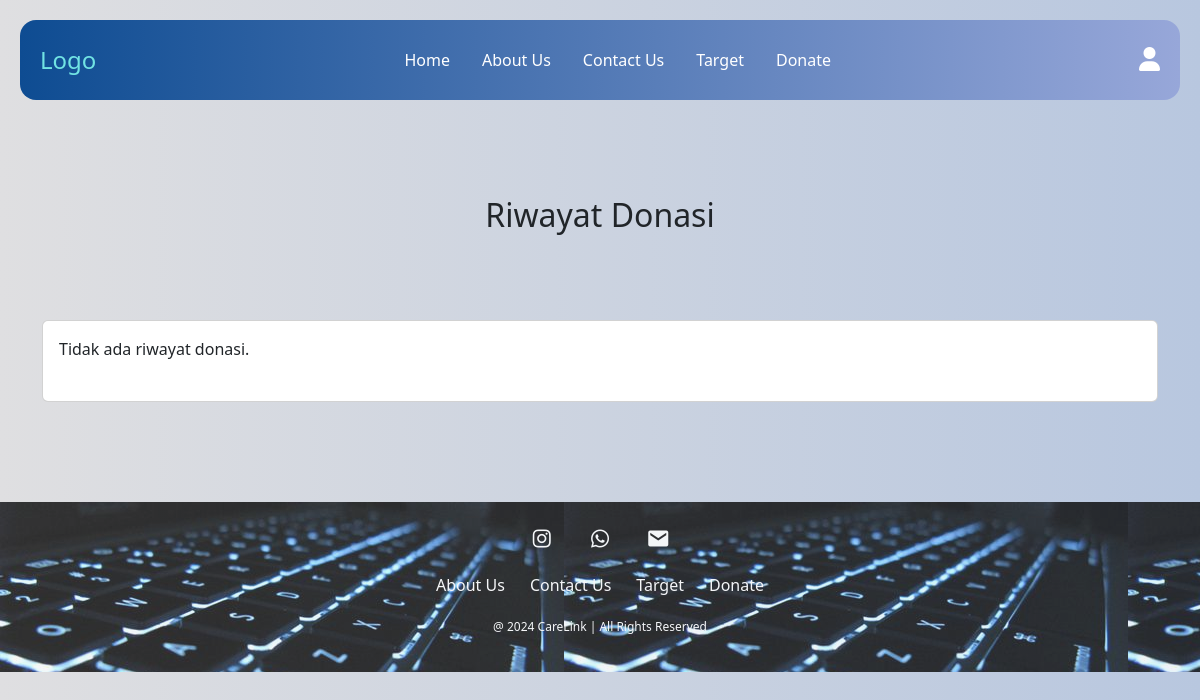
/User/riwayat_donate.php, run on an earlier commit of the app's database.
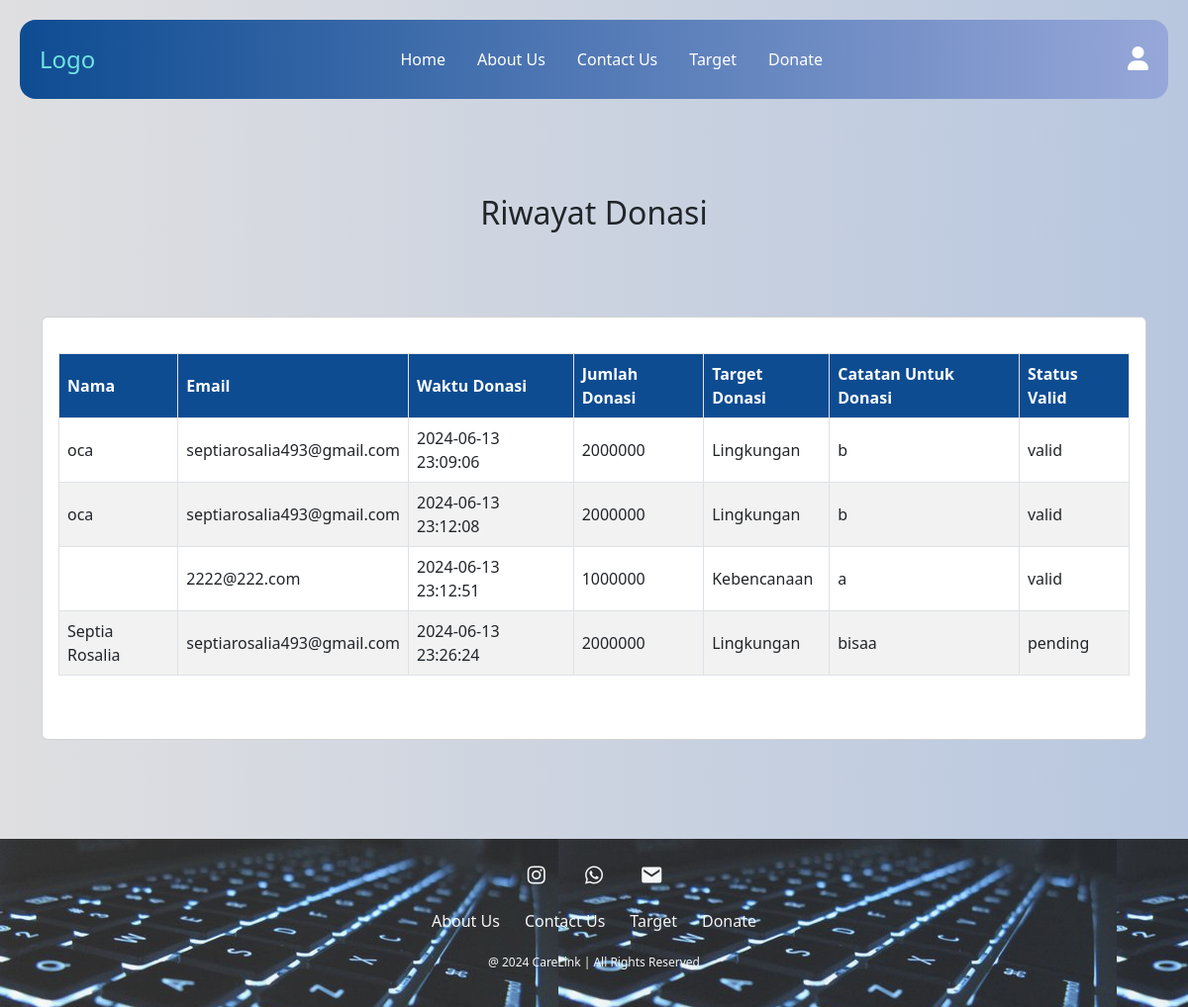
And on a later commit of the database.
### tables this page shows
CREATE TABLE `donasi` (
  `id` int(11) NOT NULL,
  `name` varchar(50) DEFAULT NULL,
  `status` varchar(50) NOT NULL,
  `date_time` datetime NOT NULL,
  `jumlah_donasi` double NOT NULL,
  `target_donasi` varchar(255) NOT NULL,
  `email` varchar(100) DEFAULT NULL,
  `notes` varchar(255) DEFAULT NULL,
  `validation_status` varchar(20) DEFAULT 'pending'
);

### User/riwayat_donate.php (the view, shortened to what this page needs)
<!doctype html>
<html lang="en">
<head>
    <link href="https://cdn.jsdelivr.net/npm/bootstrap@5.3.3/dist/css/bootstrap.min.css" rel="stylesheet">
    <link href="style.css" rel="stylesheet">
    <link href='https://unpkg.com/boxicons@2.1.4/css/boxicons.min.css' rel='stylesheet'>
    <link rel="stylesheet" href="https://cdnjs.cloudflare.com/ajax/libs/font-awesome/6.0.0-beta3/css/all.min.css">
</head>
<body>
    <nav class="navbar navbar-expand-lg fixed-top">
        <div class="container-fluid">
            <a class="navbar-brand" href="#">Logo</a>
            <div class="offcanvas offcanvas-end" tabindex="-1" id="offcanvasNavbar" aria-labelledby="offcanvasNavbarLabel">
                <div class="offcanvas-body d-flex justify-content-between align-items-center">
                    <ul class="navbar-nav justify-content-center flex-grow-1 pe-3">
                        <li class="nav-item">
                            <a class="nav-link mx-lg-2" aria-current="page" href="Home.html">Home</a>
                        </li>
                        <li class="nav-item">
                            <a class="nav-link mx-lg-2" href="About Us.html">About Us</a>
                        </li>
                        <li class="nav-item">
                            <a class="nav-link mx-lg-2" href="Contact_Us.html">Contact Us</a>
                        </li>
                        <li class="nav-item">
                            <a class="nav-link mx-lg-2" href="Target.html">Target</a>
                        </li>
                        <li class="nav-item">
                            <a class="nav-link mx-lg-2" href="form_donate.php">Donate</a>
                        </li>
                    </ul>
                    <a class="nav-link mx-lg-2" href="#" id="profileIcon">
                        <i class="fas fa-user"></i>
                    </a>
                </div>
            </div>
        </div>
    </nav>
    <section class="donate-section">
        <div class="container text-left-align">
            <section class="donasi-sekarang text-center py-5 mt-5">
                <h2>Riwayat Donasi</h2>
            </section>
            <div class="card">
                <div class="card-body">
                    <div class="row">
                        <div class="col">
                            <?php
                            include("koneksi.php");
                            $result = $conn->query("SELECT * FROM donasi");
                            if ($result->num_rows > 0) {
                                echo '<table class="donation-table">';
                                echo '<thead><tr><th>Nama</th><th>Email</th><th>Waktu Donasi</th><th>Jumlah Donasi</th><th>Target Donasi</th><th>Catatan Untuk Donasi</th><th>Status Valid</th></tr></thead>';
                                echo '<tbody>';
                                while ($row = $result->fetch_assoc()) {
                                    echo '<tr>';
                                    echo '<td>' . $row["name"] . '</td>';
                                    echo '<td>' . $row["email"] . '</td>';
                                    echo '<td>' . $row["date_time"] . '</td>';
                                    echo '<td>' . $row["jumlah_donasi"] . '</td>';
                                    echo '<td>' . $row["target_donasi"] . '</td>';
                                    echo '<td>' . $row["notes"] . '</td>';
                                    echo '<td>' . $row["validation_status"] . '</td>';
                                    echo '</tr>';
                                }
                                echo '</tbody>';
                                echo '</table>';
                            } else {
                                echo "Tidak ada riwayat donasi.";
                            }
                            ?>
                            <br><br>
                        </div>
                    </div>
                </div>
            </div>
        </div>
    </section>
    <footer class="footer">
      <div class="social">
          <a href="https://www.instagram.com/septia_rosalia39?igsh=MXM0cjIwbHlla3pkdA%3D%3D&utm_source=qr"><i
                  class='bx bxl-instagram'></i></a>
          <a href="http://wa.me/82282126810"><i class='bx bxl-whatsapp'></i></a>
          <a href="mailto:septiarosalia493@gmail.com"><i class='bx bxs-envelope'></i></a>
      </div>
      <ul class="list">
          <li>
              <a href="about.html">About Us</a>
          </li>
          <li>
              <a href="Contact_Us.html">Contact Us</a>
          </li>
          <li>
              <a href="">Target</a>
          </li>
          <li>
            <a href="">Donate</a>
        </li>
      </ul>
      <p class="copyright">@ 2024 CareLink | All Rights Reserved</p>
    </footer>
</body>
</html>

### User/style.css (style rules this page uses)
.navbar { background-image: linear-gradient(to right, #0e4c92, #97a7d9); height: 80px; margin: 20px; border-radius: 16px; }
.navbar-brand { font-weight: 500; color: rgb(113, 227, 227); font-size: 24px; transition: 0.3s color; padding: 0.5rem; }
.nav-link { color: rgb(255, 255, 255); font-weight: 500; position: relative; }
@media (min-width: 991px) { .nav-link::before { content: ""; position: absolute; bottom: -2px; left: 0; width: 0; height: 2px; background-color: darkslategrey; visibility: hidden; transition: width 0.3s ease-in-out; } }
.navbar .nav-link i.fas.fa-user { font-size: 1.5rem; color: #ffffff; }

### User/riwayat_donate.php (style rules this page uses)
html, body { height: 100%; margin: 0; background-image: linear-gradient(to left, #b8c7df, #dfdfe1); }
body { display: flex; flex-direction: column; }
.navbar { background-image: linear-gradient(to right, #0e4c92, #97a7d9); height: 80px; margin: 20px; border-radius: 16px; }
.navbar-brand { font-weight: 500; color: rgb(113, 227, 227); font-size: 24px; transition: 0.3s color; padding: 0.5rem; }
.nav-link { color: rgb(255, 255, 255); font-weight: 500; position: relative; }
i.fas.fa-user { font-size: 1.5rem; color: #ffffff; }
@media (min-width: 991px) { .nav-link::before { content: ""; position: absolute; bottom: -2px; left: 0; width: 0; height: 2px; background-color: darkslategrey; visibility: hidden; transition: width 0.3s ease-in-out; } }
.donate-section { padding: 100px 0; }
.donation-table { width: 100%; margin-top: 20px; border-collapse: collapse; }
.donation-table th, .donation-table td { border: 1px solid #dee2e6; padding: 8px; text-align: left; }
.donation-table th { background-color: #0e4c92; color: white; }
.donation-table tbody tr:nth-child(even) { background-color: #f2f2f2; }
.donasi-sekarang { text-align: center; padding: 20px 0; margin-bottom: 30px; }
.footer { background-image: url('background.jpg'); opacity: 80%; background-color: black; color: white; text-align: center; padding: 20px; display: flex; flex-direction: column; align-items: center; }
.footer .social a { color: white; margin: 0 15px; font-size: 24px; display: inline-block; margin-bottom: 15px; }
.footer ul { list-style: none; padding: 0; display: flex; justify-content: center; gap: 5px; }
.footer ul li { display: inline; }
.footer ul li a { color: white; text-decoration: none; padding: 5px 10px; margin-top: 20px; }
.footer p { margin-top: 5px; font-size: 12px; }

What changed in the data, as far as the page shows it:
added donasi: name "oca", email "septiarosalia493@gmail.com", date_time "2024-06-13 23:09:06", jumlah_donasi "2000000", target_donasi "Lingkungan", notes "b", validation_status "valid"
added donasi: name "oca", email "septiarosalia493@gmail.com", date_time "2024-06-13 23:12:08", jumlah_donasi "2000000", target_donasi "Lingkungan", notes "b", validation_status "valid"
added donasi: email "2222@222.com", date_time "2024-06-13 23:12:51", jumlah_donasi "1000000", target_donasi "Kebencanaan", notes "a", validation_status "valid"
added donasi: name "Septia Rosalia", email "septiarosalia493@gmail.com", date_time "2024-06-13 23:26:24", jumlah_donasi "2000000", target_donasi "Lingkungan", notes "bisaa", validation_status "pending"
Also different on the page:
text no longer shown: "Tidak ada riwayat donasi."
text now shown: "Nama Email Waktu Donasi Jumlah Donasi Target Donasi Catatan Untuk Donasi Status Valid"
